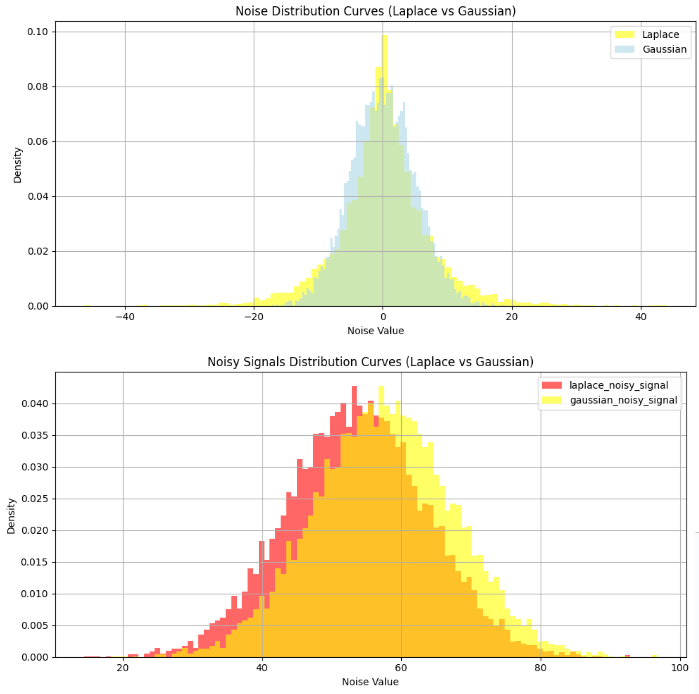

Write Python code to recreate this figure.
import numpy as np
import matplotlib.pyplot as plt
import pandas as pd

# Set seed for reproducibility
np.random.seed(42)

data_length = 10000

# Create a sample dataset
data = np.random.normal(loc=50, scale=10, size=data_length)  # mean=50, std=10

# Define queries (metrics to compute)
def compute_metrics(data):
    return {
        "mean": np.mean(data),
        "sum": np.sum(data),
        "count_above_60": np.sum(data > 60)
    }

# Add Laplacian and Gaussian noise
def add_laplace_noise(value, scale=5.0):
    return value + np.random.laplace(loc=0.0, scale=scale)

def add_gaussian_noise(value, scale=5.0):
    return value + np.random.normal(loc=0.0, scale=scale)

# Compute original metrics
original = compute_metrics(data)

# Compute metrics with noise
laplace_noisy = {k: add_laplace_noise(v) for k, v in original.items()}
gaussian_noisy = {k: add_gaussian_noise(v) for k, v in original.items()}

# Create dataframe for comparison
df = pd.DataFrame([original, laplace_noisy, gaussian_noisy], index=["Original", "Laplace Noise", "Gaussian Noise"])
df = df.T.round(2)  # Round for readability

# Plot 1: Metric comparison
# Plot comparison
fig, ax = plt.subplots(figsize=(10, 5))
df.plot(kind="bar", ax=ax)
plt.title("Comparison of Metrics: Original vs Noisy (Laplace & Gaussian)")
plt.ylabel("Value")
plt.xticks(rotation=0)
plt.grid(True)
plt.tight_layout()

df  # Show table too


# --- Plot 2: Noise distribution curves ---
# Simulate noise
laplace_noise = np.random.laplace(loc=0.0, scale=5.0, size=data_length)
gaussian_noise = np.random.normal(loc=0.0, scale=5.0, size=data_length)

# Plot histograms
fig2, ax2 = plt.subplots(figsize=(10, 5))
ax2.hist(laplace_noise, bins=100, density=True, alpha=0.6, label="Laplace", color="yellow")
ax2.hist(gaussian_noise, bins=100, density=True, alpha=0.6, label="Gaussian", color="lightblue")

# Add legend and labels
plt.title("Noise Distribution Curves (Laplace vs Gaussian)")
plt.xlabel("Noise Value")
plt.ylabel("Density")
plt.legend()
plt.grid(True)
plt.tight_layout()

plt.show()

laplace_noisy_signal = add_laplace_noise(data)
gaussian_noisy_signal = add_gaussian_noise(data)

# Plot histograms
fig3, ax3 = plt.subplots(figsize=(10, 5))
ax3.hist(laplace_noisy_signal, bins=100, density=True, alpha=0.6, label="laplace_noisy_signal", color="red")
ax3.hist(gaussian_noisy_signal, bins=100, density=True, alpha=0.6, label="gaussian_noisy_signal", color="yellow")

# Add legend and labels
plt.title("Noisy Signals Distribution Curves (Laplace vs Gaussian)")
plt.xlabel("Noise Value")
plt.ylabel("Density")
plt.legend()
plt.grid(True)
plt.tight_layout()

plt.show()

# ---------------------------------------------------------------
import numpy as np
import matplotlib.pyplot as plt

# Sample user ages
# data = np.array([52, 47, 51, 53, 50])

import pandas as pd

# Set seed for reproducibility
np.random.seed(42)

# Create a sample dataset
data = np.random.normal(loc=50, scale=10, size=data_length)  # mean=50, std=10


# True metrics (no noise)
true_sum = np.sum(data)
true_mean = np.mean(data)
true_count = len(data)

# Privacy settings
epsilon = 1.0
sensitivity = 1.0  # Assume 1 for simplicity

# Add Laplacian Noise
lap_noise_sum = np.random.laplace(loc=0.0, scale=sensitivity/epsilon)
lap_noise_count = np.random.laplace(loc=0.0, scale=sensitivity/epsilon)
lap_sum = true_sum + lap_noise_sum
lap_count = true_count + lap_noise_count
lap_mean = lap_sum / lap_count

# Add Gaussian Noise
delta = 1e-5
gauss_stddev = np.sqrt(2 * np.log(1.25 / delta)) * sensitivity / epsilon
gauss_noise_sum = np.random.normal(loc=0.0, scale=gauss_stddev)
gauss_noise_count = np.random.normal(loc=0.0, scale=gauss_stddev)
gauss_sum = true_sum + gauss_noise_sum
gauss_count = true_count + gauss_noise_count
gauss_mean = gauss_sum / gauss_count

# Plot mean estimates for illustration
labels = ['True Mean', 'Laplacian Mean', 'Gaussian Mean']
values = [true_mean, lap_mean, gauss_mean]

plt.bar(labels, values, color=['green', 'orange', 'blue'])
plt.ylabel('Estimated Mean Age')
plt.title('Comparison of Means With and Without Noise')
plt.show()
